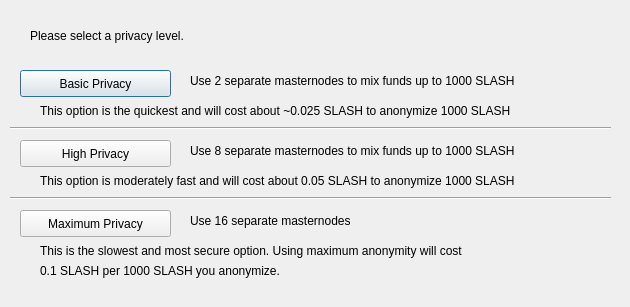
<?xml version="1.0" encoding="UTF-8"?>
<ui version="4.0">
 <class>DarksendConfig</class>
 <widget class="QDialog" name="DarksendConfig">
  <property name="geometry">
   <rect>
    <x>0</x>
    <y>0</y>
    <width>630</width>
    <height>307</height>
   </rect>
  </property>
  <property name="windowTitle">
   <string>Configure PrivateSend</string>
  </property>
  <widget class="QPushButton" name="buttonBasic">
   <property name="geometry">
    <rect>
     <x>20</x>
     <y>70</y>
     <width>151</width>
     <height>27</height>
    </rect>
   </property>
   <property name="text">
    <string>Basic Privacy</string>
   </property>
  </widget>
  <widget class="QPushButton" name="buttonHigh">
   <property name="geometry">
    <rect>
     <x>20</x>
     <y>140</y>
     <width>151</width>
     <height>27</height>
    </rect>
   </property>
   <property name="text">
    <string>High Privacy</string>
   </property>
  </widget>
  <widget class="QPushButton" name="buttonMax">
   <property name="geometry">
    <rect>
     <x>20</x>
     <y>210</y>
     <width>151</width>
     <height>27</height>
    </rect>
   </property>
   <property name="text">
    <string>Maximum Privacy</string>
   </property>
  </widget>
  <widget class="QLabel" name="label">
   <property name="geometry">
    <rect>
     <x>30</x>
     <y>20</y>
     <width>571</width>
     <height>31</height>
    </rect>
   </property>
   <property name="text">
    <string>Please select a privacy level.</string>
   </property>
  </widget>
  <widget class="QLabel" name="label_2">
   <property name="geometry">
    <rect>
     <x>190</x>
     <y>70</y>
     <width>421</width>
     <height>21</height>
    </rect>
   </property>
   <property name="text">
    <string>Use 2 separate masternodes to mix funds up to 1000 SLASH</string>
   </property>
  </widget>
  <widget class="QLabel" name="label_3">
   <property name="geometry">
    <rect>
     <x>190</x>
     <y>140</y>
     <width>411</width>
     <height>21</height>
    </rect>
   </property>
   <property name="text">
    <string>Use 8 separate masternodes to mix funds up to 1000 SLASH</string>
   </property>
  </widget>
  <widget class="QLabel" name="label_4">
   <property name="geometry">
    <rect>
     <x>190</x>
     <y>210</y>
     <width>421</width>
     <height>21</height>
    </rect>
   </property>
   <property name="text">
    <string>Use 16 separate masternodes</string>
   </property>
  </widget>
  <widget class="QLabel" name="label_6">
   <property name="geometry">
    <rect>
     <x>40</x>
     <y>100</y>
     <width>561</width>
     <height>21</height>
    </rect>
   </property>
   <property name="text">
    <string>This option is the quickest and will cost about ~0.025 SLASH to anonymize 1000 SLASH</string>
   </property>
  </widget>
  <widget class="QLabel" name="label_7">
   <property name="geometry">
    <rect>
     <x>40</x>
     <y>170</y>
     <width>561</width>
     <height>21</height>
    </rect>
   </property>
   <property name="text">
    <string>This option is moderately fast and will cost about 0.05 SLASH to anonymize 1000 SLASH</string>
   </property>
  </widget>
  <widget class="QLabel" name="label_8">
   <property name="geometry">
    <rect>
     <x>40</x>
     <y>240</y>
     <width>561</width>
     <height>21</height>
    </rect>
   </property>
   <property name="text">
    <string>This is the slowest and most secure option. Using maximum anonymity will cost</string>
   </property>
  </widget>
  <widget class="QLabel" name="label_9">
   <property name="geometry">
    <rect>
     <x>40</x>
     <y>260</y>
     <width>561</width>
     <height>21</height>
    </rect>
   </property>
   <property name="text">
    <string>0.1 SLASH per 1000 SLASH you anonymize.</string>
   </property>
  </widget>
  <widget class="Line" name="line">
   <property name="geometry">
    <rect>
     <x>10</x>
     <y>120</y>
     <width>601</width>
     <height>16</height>
    </rect>
   </property>
   <property name="orientation">
    <enum>Qt::Horizontal</enum>
   </property>
  </widget>
  <widget class="Line" name="line_2">
   <property name="geometry">
    <rect>
     <x>10</x>
     <y>190</y>
     <width>601</width>
     <height>16</height>
    </rect>
   </property>
   <property name="orientation">
    <enum>Qt::Horizontal</enum>
   </property>
  </widget>
 </widget>
 <resources/>
 <connections/>
</ui>
